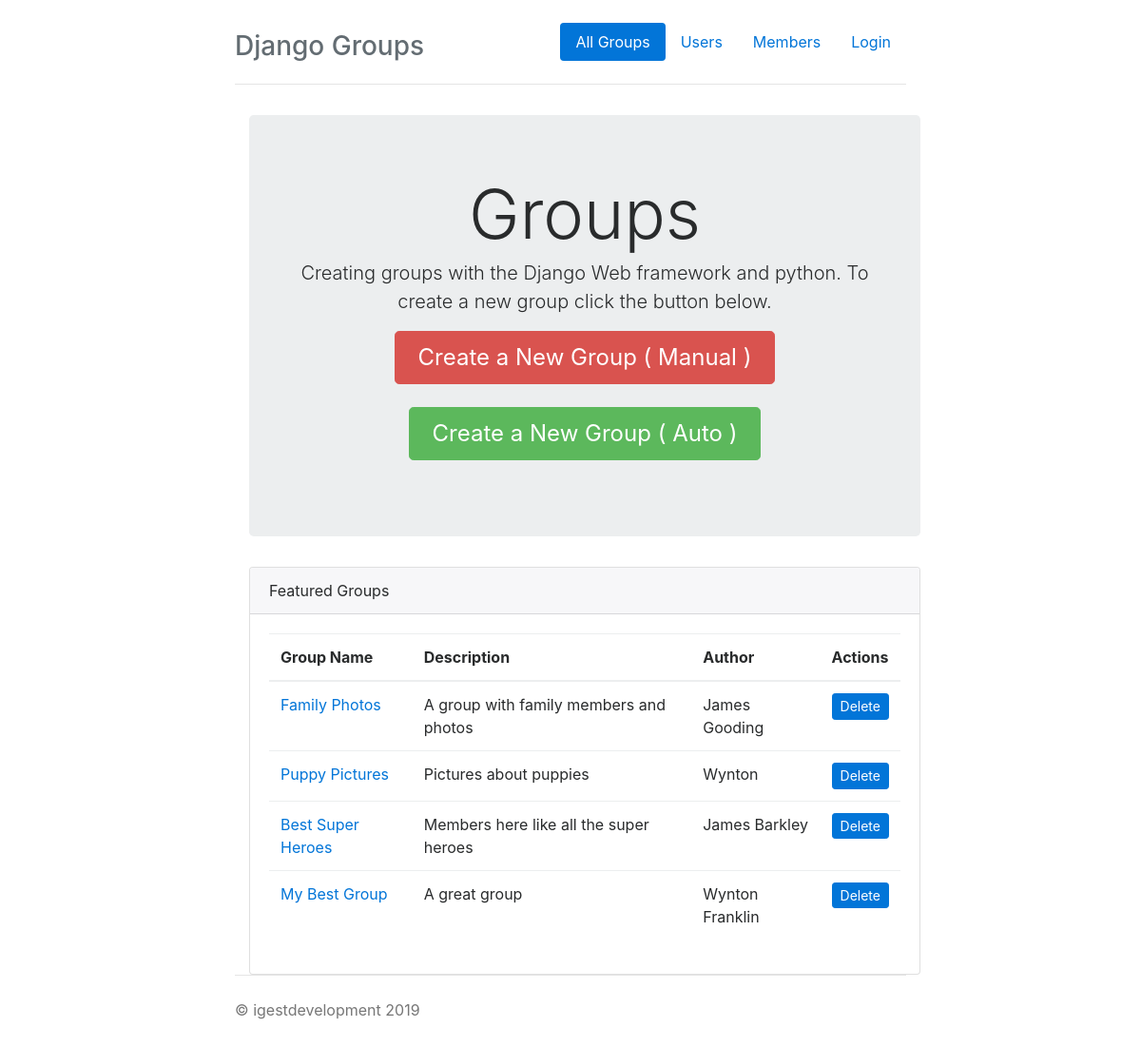
The app's page /groups/ with its own data.
### groups/models.py (models this page shows, shortened)
class Groups(models.Model):
    name = models.CharField(max_length=50, blank=True,help_text="Group Name")
    description = models.TextField(help_text="Add a description")
    author = models.TextField(help_text="Choose an Author")
    status = models.CharField(max_length=64)
    created_at = models.DateTimeField(auto_now_add=True)
    def get_absolute_url(self):
        return reverse('group_detail',args=[self.id])
    def delete_url(self):
        return reverse('delete_group',args=[self.id])

### groups/views.py (the view)
# urls.py: path('', views.index, name="index"),
def index(request):
    groups = Groups.objects.all()
    return render(request, "groups/index.html",{
        "active" : "index",
        'groups' : groups
    })

### groups/templates/groups/index.html
{% extends "base.html" %}
{% load staticfiles %}
{% block content %}
<div class="jumbotron">
  <h1 class="display-3">Groups</h1>
  <p class="lead">Creating groups with the Django Web framework and python.
    To create a new group click the button below.</p>
  <p style="display: inline-block;"><a class="btn btn-lg btn-danger" href="{% url 'create_group' %}" role="button">
    Create a New Group ( Manual )</a><br><br>
    <a class="btn btn-lg btn-success" href="{% url 'save_group' %}" role="button">
      Create a New Group ( Auto )</a></p>
</div>
<div class="card">
    <div class="card-header">
      Featured Groups
    </div>
    <div class="card-block">
        <table class="table">
            <thead>
              <tr>
                <th>Group Name</th>
                <th>Description</th>
                <th>Author</th>
                <th>Actions</th>
              </tr>
            </thead>
            <tbody>
              {% for g in groups %}
              <tr>
                  <td><a href="{{ g.get_absolute_url }}">{{ g.name }}</a></td>
                  <td>{{ g.description }}</td>
                  <td>{{ g.author }}</td>
                  <td><a href="{{ g.delete_url }}" class="btn btn-primary btn-sm">Delete</a></td>
                </tr>
              {%  endfor %}
            </tbody>
          </table>
    </div>
  </div>
{% endblock %}

### groups/static/groups/narrow-jumbotron.css (style rules this page uses)
body { padding-top: 1.5rem; padding-bottom: 1.5rem; }
.jumbotron { text-align: center; border-bottom: .05rem solid #e5e5e5; }
.jumbotron .btn { padding: .75rem 1.5rem; font-size: 1.5rem; }
@media screen and (min-width: 48em) { .jumbotron { border-bottom: 0; } }

### records on screen
Groups: name "Family Photos", description "A group with family members and photos", author "James Gooding"
Groups: name "Puppy Pictures", description "Pictures about puppies", author "Wynton"
Groups: name "Best Super Heroes", description "Members here like all the super heroes", author "James Barkley"
Groups: name "My Best Group", description "A great group", author "Wynton Franklin"
